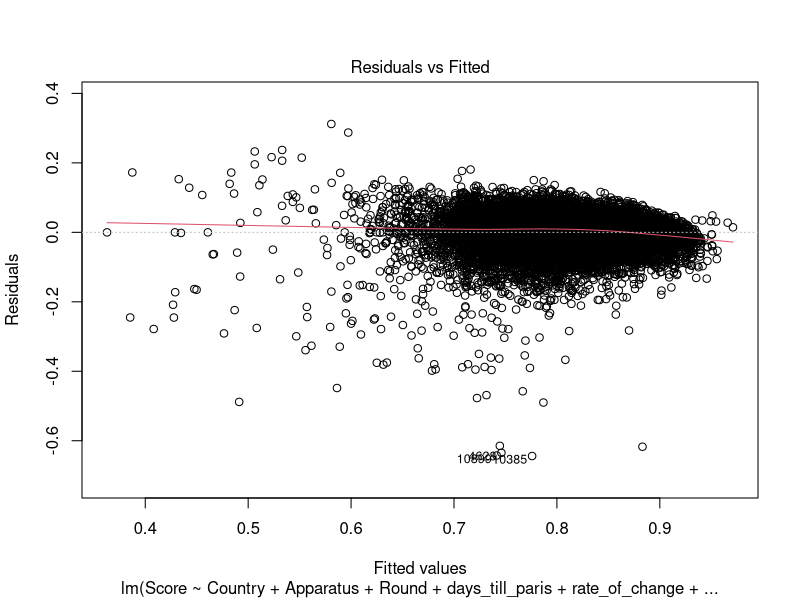

Generate this figure with R: (Note: a time limit stopped this script after it produced the figure.)
## ---- chunk 1
knitr::opts_chunk$set(echo = TRUE)
## ---- chunk 2
install.packages("dplyr")
library("dplyr")
## ---- chunk 3
train_male = read.csv("./train_male_data.csv")
train_male = select(train_male, -c("X", "Unnamed..0", "Unnamed..0.1"))
## ---- chunk 4
model = lm(Score ~ Country + Apparatus + Round + days_till_paris + rate_of_change + Location + names, data=train_male)
summary(model)
model_wo_location = lm(Score ~ Country + Apparatus + Round + days_till_paris + rate_of_change + names, data=train_male)
summary(model_wo_location)
model_wo_names = lm(Score ~ Country + Apparatus + Round + days_till_paris + rate_of_change + Location, data=train_male)
summary(model_wo_names)
model_simple = lm(Score ~ Country + Apparatus + Round + days_till_paris + rate_of_change, data=train_male)
summary(model_simple)
## ---- chunk 5
plot(model, 1)
## ---- chunk 6
plot(model, 2)
## ---- chunk 7
test_male = read.csv("test_male_data.csv")
test_male = select(test_male, -c("X", "Unnamed..0", "Unnamed..0.1"))
## ---- chunk 8
indices = as.numeric(rownames(test_male[test_male$Apparatus == "HB",]))
new_data = test_male[indices, c(2,3,4,7,8,9,10)]
truth = c()
predictions = c()
for (i in indices) {
  truth = c(truth, test_male[i, 6])
  location = TRUE
  name = TRUE
  if (!(test_male[i,9] %in% train_male[,9])){
    name = FALSE
  }
  if(!(test_male[i,7] %in% train_male[,7])){
    location = FALSE
  }
  if (location==TRUE & name==TRUE){
    prediction = predict(model, newdata=test_male[i,c(2,3,4,7,8,9,10)])
  } else if (location ==FALSE & name==FALSE) {
    prediction = predict(model_simple, newdata=test_male[i,c(2,3,4,8,10)])
  } else {
    if (location) {
      prediction = predict(model_wo_names, newdata=test_male[i,c(2,3,4,7,8,10)])
    } else if (name){
      prediction = predict(model_wo_location, newdata=test_male[i,c(2,3,4,8,9,10)])
    }
  }
  predictions = c(predictions, prediction)
}
## ---- chunk 9
truth
## ---- chunk 10
predictions
